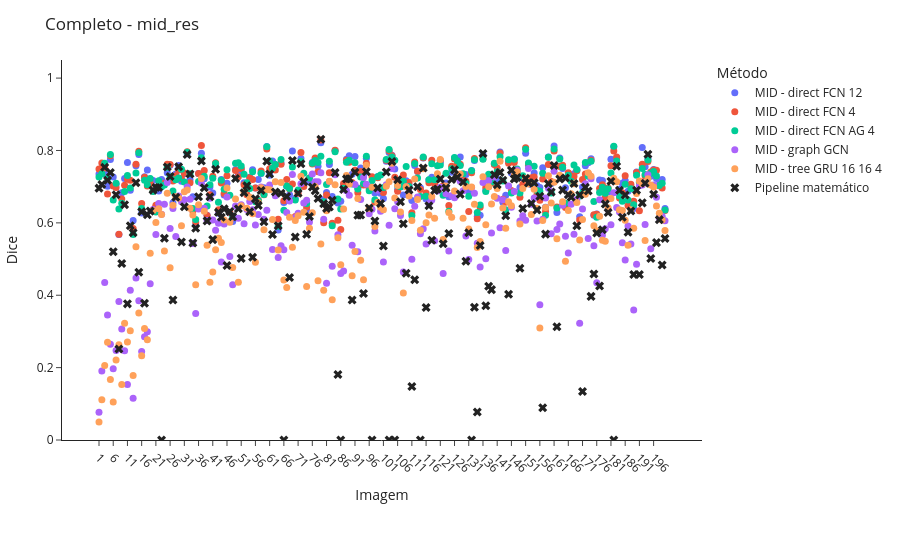
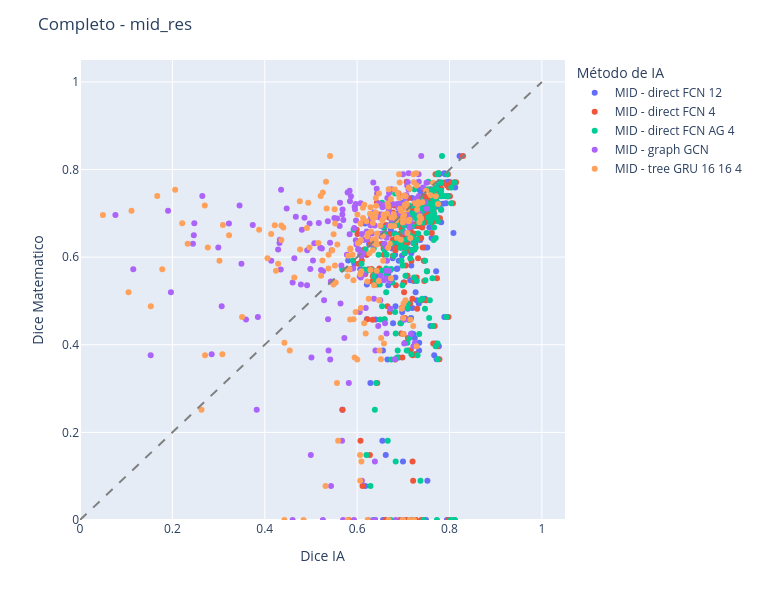

Source (notebook cell) for these figures, in order:
### Markdown cell above
### Completo

### Code cell
# Completo - Mid Res
scenario_image_df = cmp.build_ostia_image_comparison_df(full_ia_df, full_math_df)
viz.plot_image_dice_scatter_interactive(scenario_image_df, "mid_res", comparison_title="Completo")
viz.plot_ia_vs_math_scatter_interactive(scenario_image_df, "mid_res", comparison_title="Completo")

### Figure 1 — Plotly figure (JSON) as saved in the notebook; plotly's stock layout.template omitted (floating-point values rounded to 4 significant figures; data arrays with more than 128 entries replaced by an {"elided": "..."} marker saying what was removed)
{"data": [{"customdata": {"elided": "200x2 mixed values"}, "hovertemplate": "img_id: %{customdata[0]}<br>Dice: %{y:.3f}<br>Metodo: %{customdata[1]}<extra></extra>", "marker": {"color": "#636EFA", "size": 7}, "mode": "markers", "name": "MID - direct FCN 12", "type": "scatter", "x": {"elided": "200 str values"}, "y": {"elided": "200 float values"}}, {"customdata": {"elided": "200x2 mixed values"}, "hovertemplate": "img_id: %{customdata[0]}<br>Dice: %{y:.3f}<br>Metodo: %{customdata[1]}<extra></extra>", "marker": {"color": "#EF553B", "size": 7}, "mode": "markers", "name": "MID - direct FCN 4", "type": "scatter", "x": {"elided": "200 str values"}, "y": {"elided": "200 float values"}}, {"customdata": {"elided": "200x2 mixed values"}, "hovertemplate": "img_id: %{customdata[0]}<br>Dice: %{y:.3f}<br>Metodo: %{customdata[1]}<extra></extra>", "marker": {"color": "#00CC96", "size": 7}, "mode": "markers", "name": "MID - direct FCN AG 4", "type": "scatter", "x": {"elided": "200 str values"}, "y": {"elided": "200 float values"}}, {"customdata": {"elided": "200x2 mixed values"}, "hovertemplate": "img_id: %{customdata[0]}<br>Dice: %{y:.3f}<br>Metodo: %{customdata[1]}<extra></extra>", "marker": {"color": "#AB63FA", "size": 7}, "mode": "markers", "name": "MID - graph GCN", "type": "scatter", "x": {"elided": "200 str values"}, "y": {"elided": "200 float values"}}, {"customdata": {"elided": "200x2 mixed values"}, "hovertemplate": "img_id: %{customdata[0]}<br>Dice: %{y:.3f}<br>Metodo: %{customdata[1]}<extra></extra>", "marker": {"color": "#FFA15A", "size": 7}, "mode": "markers", "name": "MID - tree GRU 16 16 4", "type": "scatter", "x": {"elided": "200 str values"}, "y": {"elided": "200 float values"}}, {"customdata": {"elided": "200x2 mixed values"}, "hovertemplate": "img_id: %{customdata[0]}<br>Dice: %{y:.3f}<br>Metodo: %{customdata[1]}<extra></extra>", "marker": {"color": "#222222", "size": 8, "symbol": "x"}, "mode": "markers", "name": "Pipeline matemático", "type": "scatter", "x": {"elided": "200 str values"}, "y": {"elided": "200 float values"}}], "layout": {"legend": {"title": {"text": "Método"}}, "margin": {"b": 120, "l": 40, "r": 20, "t": 60}, "title": {"text": "Completo - mid_res"}, "xaxis": {"tickangle": 45, "title": {"text": "Imagem"}}, "yaxis": {"range": [0, 1.05], "title": {"text": "Dice"}}}}

### Figure 2 — Plotly figure (JSON) as saved in the notebook; plotly's stock layout.template omitted (floating-point values rounded to 4 significant figures; data arrays with more than 128 entries replaced by an {"elided": "..."} marker saying what was removed)
{"data": [{"customdata": {"elided": "200x3 mixed values"}, "hovertemplate": "ia_method_label=MID - direct FCN 12<br>ia_dice=%{x}<br>math_dice=%{y}<br>img_id=%{customdata[0]}<br>ia_method=%{customdata[1]}<br>math_method=%{customdata[2]}<extra></extra>", "legendgroup": "MID - direct FCN 12", "marker": {"color": "#636efa", "symbol": "circle"}, "mode": "markers", "name": "MID - direct FCN 12", "orientation": "v", "showlegend": true, "type": "scatter", "x": {"elided": "200 float values"}, "xaxis": "x", "y": {"elided": "200 float values"}, "yaxis": "y"}, {"customdata": {"elided": "200x3 mixed values"}, "hovertemplate": "ia_method_label=MID - direct FCN 4<br>ia_dice=%{x}<br>math_dice=%{y}<br>img_id=%{customdata[0]}<br>ia_method=%{customdata[1]}<br>math_method=%{customdata[2]}<extra></extra>", "legendgroup": "MID - direct FCN 4", "marker": {"color": "#EF553B", "symbol": "circle"}, "mode": "markers", "name": "MID - direct FCN 4", "orientation": "v", "showlegend": true, "type": "scatter", "x": {"elided": "200 float values"}, "xaxis": "x", "y": {"elided": "200 float values"}, "yaxis": "y"}, {"customdata": {"elided": "200x3 mixed values"}, "hovertemplate": "ia_method_label=MID - direct FCN AG 4<br>ia_dice=%{x}<br>math_dice=%{y}<br>img_id=%{customdata[0]}<br>ia_method=%{customdata[1]}<br>math_method=%{customdata[2]}<extra></extra>", "legendgroup": "MID - direct FCN AG 4", "marker": {"color": "#00cc96", "symbol": "circle"}, "mode": "markers", "name": "MID - direct FCN AG 4", "orientation": "v", "showlegend": true, "type": "scatter", "x": {"elided": "200 float values"}, "xaxis": "x", "y": {"elided": "200 float values"}, "yaxis": "y"}, {"customdata": {"elided": "200x3 mixed values"}, "hovertemplate": "ia_method_label=MID - graph GCN<br>ia_dice=%{x}<br>math_dice=%{y}<br>img_id=%{customdata[0]}<br>ia_method=%{customdata[1]}<br>math_method=%{customdata[2]}<extra></extra>", "legendgroup": "MID - graph GCN", "marker": {"color": "#ab63fa", "symbol": "circle"}, "mode": "markers", "name": "MID - graph GCN", "orientation": "v", "showlegend": true, "type": "scatter", "x": {"elided": "200 float values"}, "xaxis": "x", "y": {"elided": "200 float values"}, "yaxis": "y"}, {"customdata": {"elided": "200x3 mixed values"}, "hovertemplate": "ia_method_label=MID - tree GRU 16 16 4<br>ia_dice=%{x}<br>math_dice=%{y}<br>img_id=%{customdata[0]}<br>ia_method=%{customdata[1]}<br>math_method=%{customdata[2]}<extra></extra>", "legendgroup": "MID - tree GRU 16 16 4", "marker": {"color": "#FFA15A", "symbol": "circle"}, "mode": "markers", "name": "MID - tree GRU 16 16 4", "orientation": "v", "showlegend": true, "type": "scatter", "x": {"elided": "200 float values"}, "xaxis": "x", "y": {"elided": "200 float values"}, "yaxis": "y"}], "layout": {"height": 600, "legend": {"title": {"text": "Método de IA"}, "tracegroupgap": 0}, "margin": {"t": 60}, "shapes": [{"line": {"color": "gray", "dash": "dash"}, "type": "line", "x0": 0, "x1": 1, "y0": 0, "y1": 1}], "title": {"text": "Completo - mid_res"}, "width": 760, "xaxis": {"anchor": "y", "domain": [0, 1], "range": [0, 1.05], "title": {"text": "Dice IA"}}, "yaxis": {"anchor": "x", "domain": [0, 1], "range": [0, 1.05], "title": {"text": "Dice Matematico"}}}}
